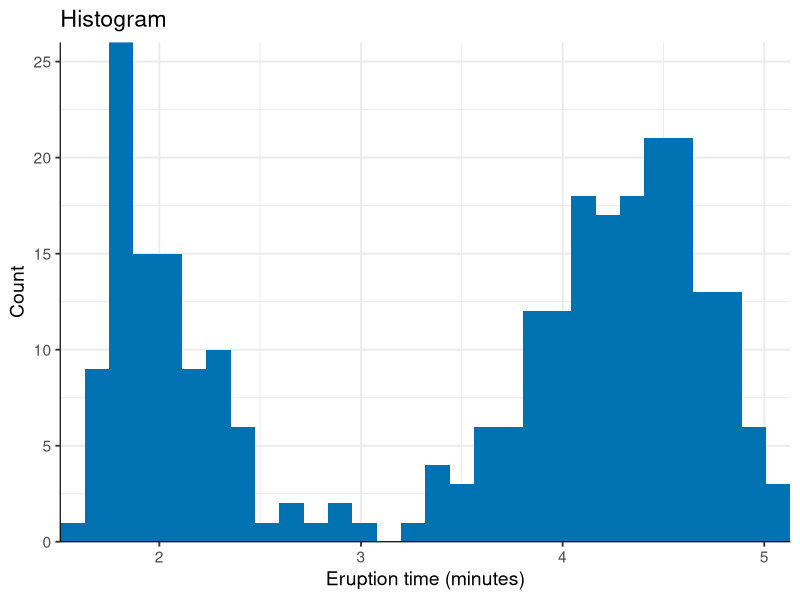
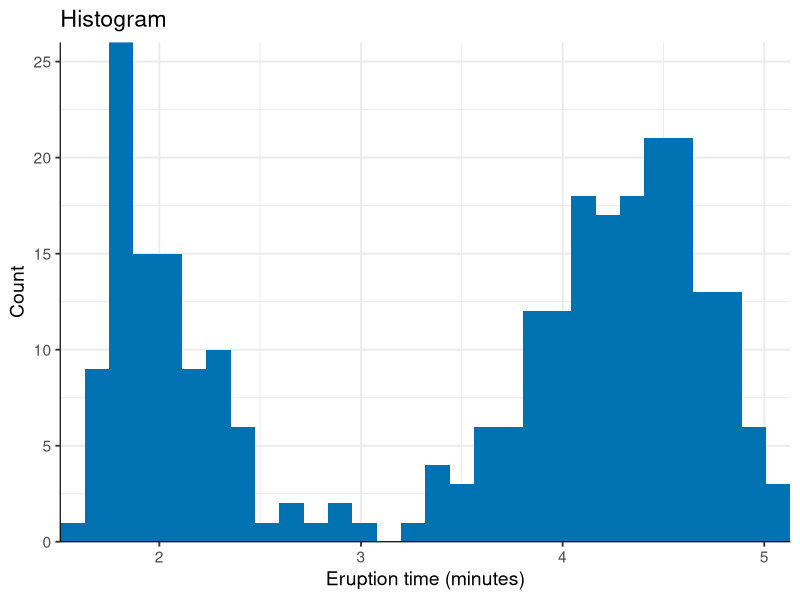
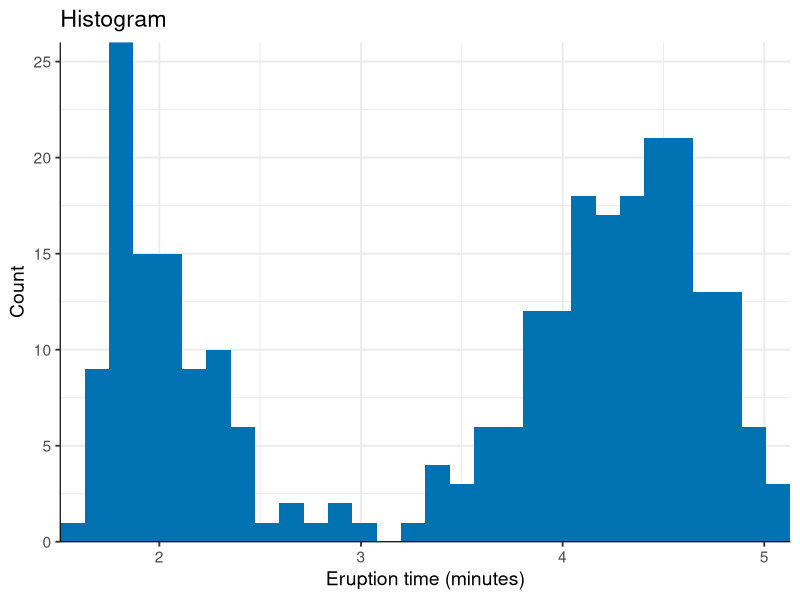
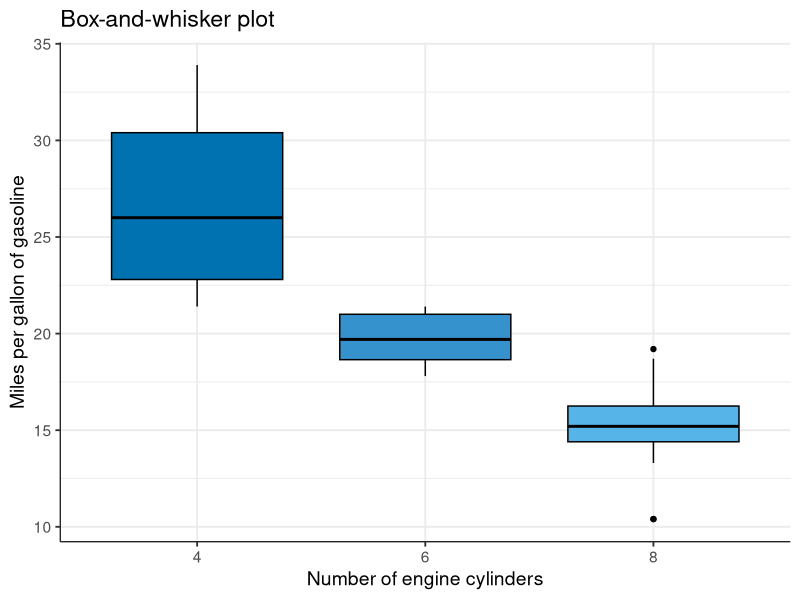
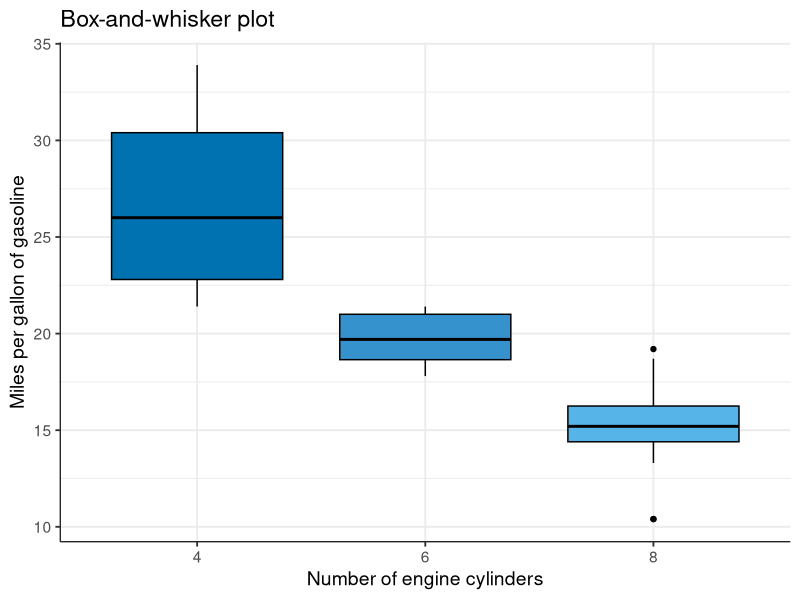
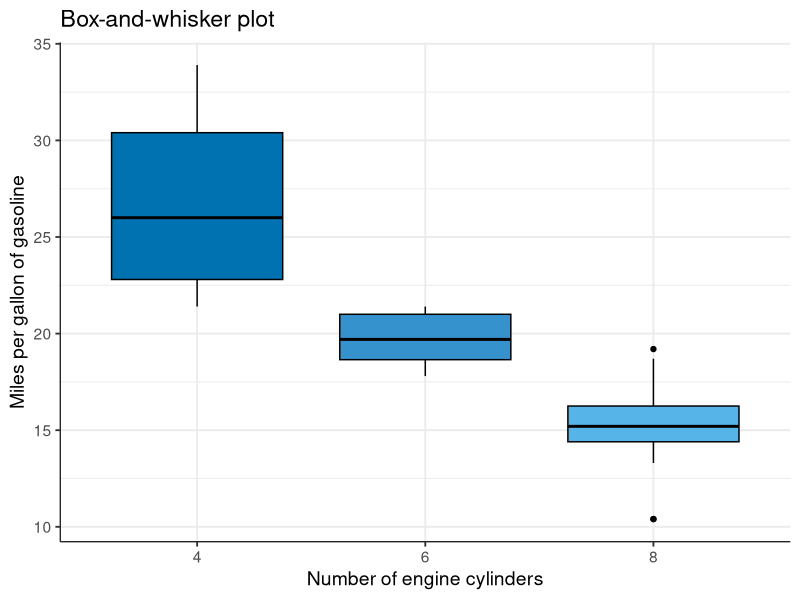
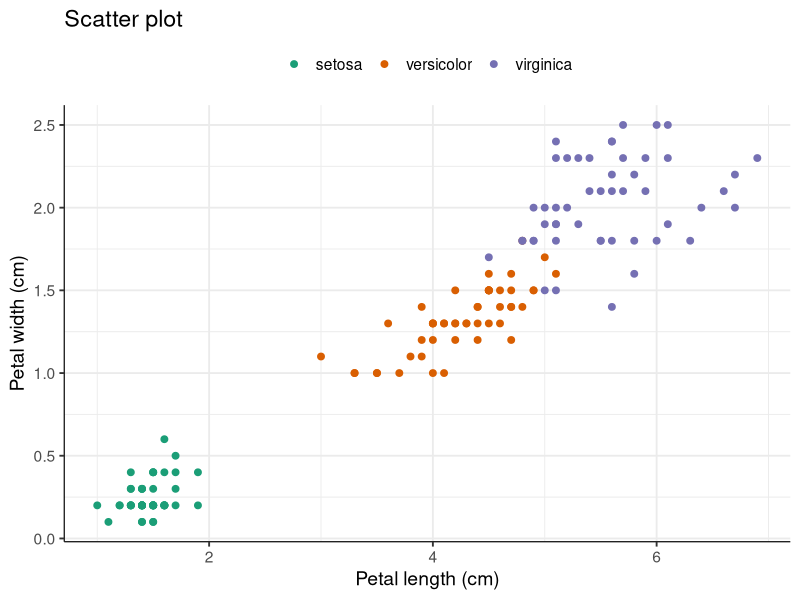
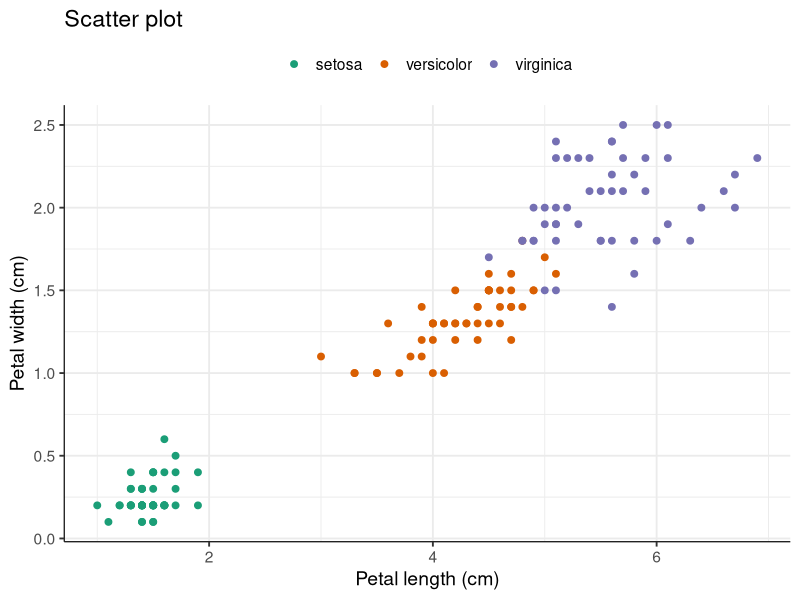

Write R code to recreate these figures, in order.
############################################################
#                                                          #
#             Thumbnail images of plot types               #
#        for UI (200x200, 400x400, 800x800 pixels)         #
#                                                          #
############################################################
# Load packages
library(ggplot2)

# Create figure directory
## dir.create(path = './figure')

# Histogram
histogram <- ggplot(data = faithful) +
    aes(x = eruptions) +
    geom_histogram(fill = '#0072B2') +
    labs(title = 'Histogram',
         x = 'Eruption time (minutes)',
         y = 'Count') +
    theme_bw(base_size = 14) +
    scale_x_continuous(expand = c(0, 0)) +
    scale_y_continuous(expand = c(0, 0)) +
    theme(panel.border = element_blank(),
          axis.line = element_line(colour = '#000000',
                                   size = 0.4))

ggsave(filename = './figures/histogram_200x200.png',
       plot = histogram,
       width = 4,
       height = 4,
       dpi = 50)

ggsave(filename = './figures/histogram_400x400.png',
       plot = histogram,
       width = 4,
       height = 4,
       dpi = 100)

ggsave(filename = './figures/histogram_800x800.png',
       plot = histogram,
       width = 4,
       height = 4,
       dpi = 200)

    
# Boxplot
box_plot <- ggplot(data = mtcars) +
    aes(x = factor(cyl),
        y = mpg,
        fill = cyl) +
    geom_boxplot(colour = '#000000') +
    labs(title = 'Box-and-whisker plot',
         x = 'Number of engine cylinders',
         y = 'Miles per gallon of gasoline') +
    scale_fill_gradient(low = '#0072B2', high = '#56B4E9') +
    theme_bw(base_size = 14) +
    theme(legend.position = 'none',
          panel.border = element_blank(),
          axis.line = element_line(colour = '#000000',
                                   size = 0.4))

ggsave(filename = './figures/boxplot_200x200.png',
       plot = box_plot,
       width = 4,
       height = 4,
       dpi = 50)

ggsave(filename = './figures/boxplot_400x400.png',
       plot = box_plot,
       width = 4,
       height = 4,
       dpi = 100)

ggsave(filename = './figures/boxplot_800x800.png',
       plot = box_plot,
       width = 4,
       height = 4,
       dpi = 200)

# Scatterplot
scatter_plot <- ggplot(data = iris) +
    aes(x = Petal.Length,
        y = Petal.Width,
        colour = Species) +
    geom_point(size = 2) +
    labs(title = 'Scatter plot',
         x = 'Petal length (cm)',
         y = 'Petal width (cm)') +
    scale_color_brewer(type = 'qual', palette = 'Dark2') +
    theme_bw(base_size = 14) +
    theme(legend.position = 'top',
          legend.title = element_blank(),
          panel.border = element_blank(),
          axis.line = element_line(colour = '#000000',
                                   size = 0.4))

ggsave(filename = './figures/scatterplot_200x200.png',
       plot = scatter_plot,
       width = 4,
       height = 4,
       dpi = 50)

ggsave(filename = './figures/scatterplot_400x400.png',
       plot = scatter_plot,
       width = 4,
       height = 4,
       dpi = 100)

ggsave(filename = './figures/scatterplot_800x800.png',
       plot = scatter_plot,
       width = 4,
       height = 4,
       dpi = 200)


